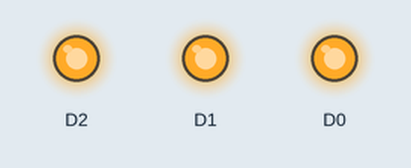
Recording of a sketch running on a simulated ESP8266 (NodeMCU). On the bench: output pins drawn as LEDs (lit = HIGH). Random numbers use the default seed unless the sketch sets one; what the sketch prints to the serial monitor is not drawn.

Above: at 0.1 s.
Timing chart, 0 to 1.6 s (numbered marks = the images above):
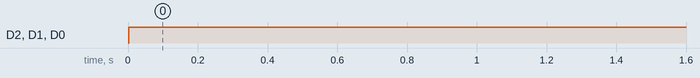

Measured:
- by itself, D2, D1, D0: LOW → HIGH at 0.00 s

The sketch:

Variabelen.ino
```cpp
void setup() {
  pinMode (D0, OUTPUT);
  pinMode (D1, OUTPUT);
  pinMode (D2, OUTPUT);

  Serial.begin(115200);

}

void loop() {


    int A = random(999);
    int B = random(999);
    int C = random(999);
    int D = random(999);

    Serial.println(A);
    Serial.println(B);
    Serial.println(C);
    Serial.println(D);

  if(A > B){
    digitalWrite(D0, HIGH);
  }
    else if(C > A){
      digitalWrite(D0, HIGH);
    }

  if(C > A){
    digitalWrite(D1, HIGH);
  }
    else if(B > A){
      digitalWrite(D1, HIGH);
    }

  if(B > C && B > A && A > C){
    digitalWrite(D2, HIGH);
  }

  if(D > A && D > B && D > C){
    for (int i = 0; i <= 255; i++){
      digitalWrite(D0, HIGH);
      digitalWrite(D1, HIGH);
      digitalWrite(D2, HIGH);
      delay(100);
    }
  }
}
```
